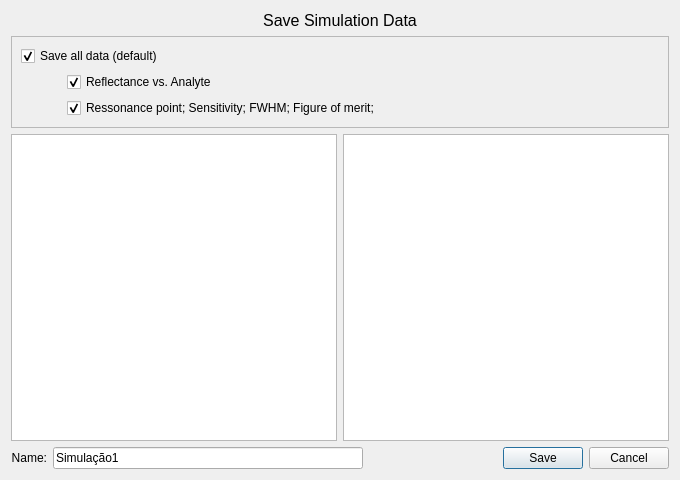
<?xml version="1.0" encoding="UTF-8"?>
<ui version="4.0">
 <class>Dialog</class>
 <widget class="QDialog" name="Dialog">
  <property name="geometry">
   <rect>
    <x>0</x>
    <y>0</y>
    <width>680</width>
    <height>480</height>
   </rect>
  </property>
  <property name="sizePolicy">
   <sizepolicy hsizetype="Fixed" vsizetype="Fixed">
    <horstretch>0</horstretch>
    <verstretch>0</verstretch>
   </sizepolicy>
  </property>
  <property name="minimumSize">
   <size>
    <width>600</width>
    <height>480</height>
   </size>
  </property>
  <property name="maximumSize">
   <size>
    <width>700</width>
    <height>520</height>
   </size>
  </property>
  <property name="windowTitle">
   <string>Dialog</string>
  </property>
  <layout class="QVBoxLayout" name="verticalLayout">
   <item>
    <widget class="QLabel" name="title">
     <property name="text">
      <string>&lt;html&gt;&lt;head/&gt;&lt;body&gt;&lt;p align=&quot;center&quot;&gt;&lt;span style=&quot; font-size:12pt;&quot;&gt;Save Simulation Data&lt;/span&gt;&lt;/p&gt;&lt;/body&gt;&lt;/html&gt;</string>
     </property>
    </widget>
   </item>
   <item>
    <widget class="QFrame" name="frame_options">
     <property name="frameShape">
      <enum>QFrame::StyledPanel</enum>
     </property>
     <property name="frameShadow">
      <enum>QFrame::Raised</enum>
     </property>
     <layout class="QFormLayout" name="formLayout">
      <item row="0" column="0" colspan="2">
       <widget class="QCheckBox" name="save_default">
        <property name="text">
         <string>Save all data (default)</string>
        </property>
        <property name="checked">
         <bool>true</bool>
        </property>
       </widget>
      </item>
      <item row="1" column="0">
       <spacer name="horizontalSpacer_2">
        <property name="orientation">
         <enum>Qt::Horizontal</enum>
        </property>
        <property name="sizeHint" stdset="0">
         <size>
          <width>40</width>
          <height>20</height>
         </size>
        </property>
       </spacer>
      </item>
      <item row="1" column="1">
       <widget class="QCheckBox" name="save_reflectance">
        <property name="text">
         <string>Reflectance vs. Analyte</string>
        </property>
        <property name="checked">
         <bool>true</bool>
        </property>
       </widget>
      </item>
      <item row="2" column="0">
       <spacer name="horizontalSpacer_3">
        <property name="orientation">
         <enum>Qt::Horizontal</enum>
        </property>
        <property name="sizeHint" stdset="0">
         <size>
          <width>40</width>
          <height>20</height>
         </size>
        </property>
       </spacer>
      </item>
      <item row="2" column="1">
       <widget class="QCheckBox" name="save_parameters">
        <property name="text">
         <string>Ressonance point; Sensitivity; FWHM; Figure of merit;</string>
        </property>
        <property name="checked">
         <bool>true</bool>
        </property>
       </widget>
      </item>
     </layout>
    </widget>
   </item>
   <item>
    <layout class="QHBoxLayout" name="layout_show_file">
     <item>
      <widget class="QTextBrowser" name="show_file_reflectance"/>
     </item>
     <item>
      <widget class="QTextBrowser" name="show_file_parameters"/>
     </item>
    </layout>
   </item>
   <item>
    <layout class="QHBoxLayout" name="layout_name">
     <item>
      <widget class="QLabel" name="label_2">
       <property name="text">
        <string>Name:</string>
       </property>
       <property name="alignment">
        <set>Qt::AlignRight|Qt::AlignTrailing|Qt::AlignVCenter</set>
       </property>
      </widget>
     </item>
     <item>
      <widget class="QLineEdit" name="file_name">
       <property name="maximumSize">
        <size>
         <width>390</width>
         <height>16777215</height>
        </size>
       </property>
       <property name="text">
        <string>Simulação1</string>
       </property>
      </widget>
     </item>
     <item>
      <widget class="QDialogButtonBox" name="buttonBox">
       <property name="maximumSize">
        <size>
         <width>300</width>
         <height>16777215</height>
        </size>
       </property>
       <property name="orientation">
        <enum>Qt::Horizontal</enum>
       </property>
       <property name="standardButtons">
        <set>QDialogButtonBox::Cancel|QDialogButtonBox::Save</set>
       </property>
       <property name="centerButtons">
        <bool>false</bool>
       </property>
      </widget>
     </item>
    </layout>
   </item>
  </layout>
 </widget>
 <resources/>
 <connections>
  <connection>
   <sender>buttonBox</sender>
   <signal>accepted()</signal>
   <receiver>Dialog</receiver>
   <slot>accept()</slot>
   <hints>
    <hint type="sourcelabel">
     <x>248</x>
     <y>254</y>
    </hint>
    <hint type="destinationlabel">
     <x>157</x>
     <y>274</y>
    </hint>
   </hints>
  </connection>
  <connection>
   <sender>buttonBox</sender>
   <signal>rejected()</signal>
   <receiver>Dialog</receiver>
   <slot>reject()</slot>
   <hints>
    <hint type="sourcelabel">
     <x>316</x>
     <y>260</y>
    </hint>
    <hint type="destinationlabel">
     <x>286</x>
     <y>274</y>
    </hint>
   </hints>
  </connection>
 </connections>
</ui>
